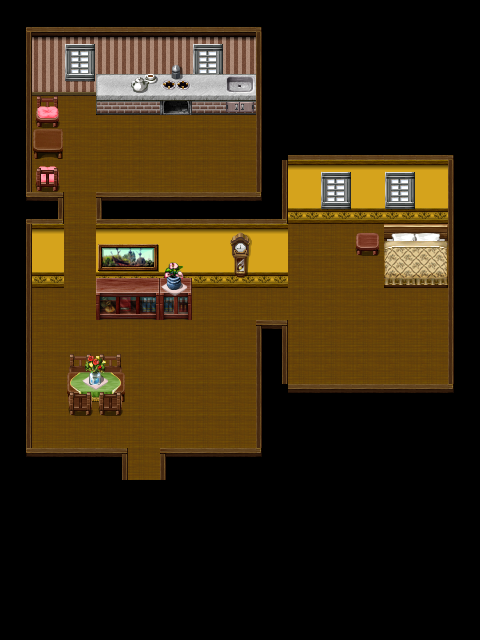

The image is a tile-based game level rendered from a .tmx file. Its description and source (layers, tilesets, objects; grid data summarised) follow:
An orthogonal 15x20 tile map with 32x32 px tiles, 3 tile layers (background, objects1, objects2), 2 tilesets.

<map version="1.2" tiledversion="1.2.2" orientation="orthogonal" renderorder="right-down" width="15" height="20" tilewidth="32" tileheight="32" infinite="0" nextlayerid="9" nextobjectid="1">
 <tileset firstgid="1" name="Interiors" tilewidth="32" tileheight="32" tilecount="360" columns="15">
  <image source="Interiors.png" width="480" height="768" />
 </tileset>
 <tileset firstgid="361" name="house" tilewidth="32" tileheight="32" tilecount="450" columns="15">
  <image source="house.png" width="480" height="960" />
 </tileset>
 <layer id="6" name="background" width="15" height="20">
  <data>[300 cells, 300 non-empty, 24 distinct tile ids]</data>
 </layer>
 <layer id="7" name="objects1" width="15" height="20">
  <data>[300 cells, 12 non-empty, 6 distinct tile ids]</data>
 </layer>
 <layer id="8" name="objects2" width="15" height="20">
  <data>[300 cells, 30 non-empty, 29 distinct tile ids]</data>
 </layer>
</map>
